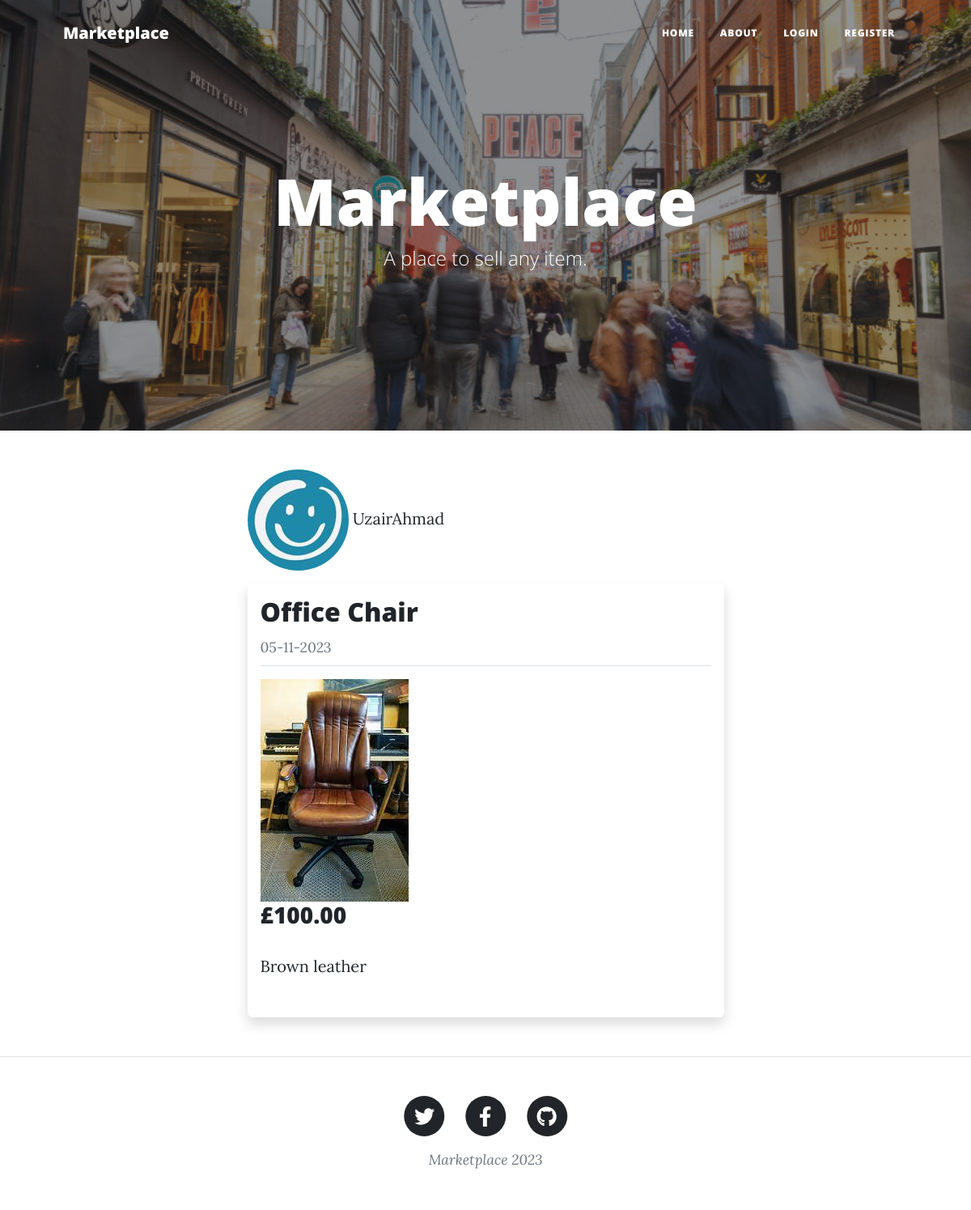
The app's page /listing_24 with its own data.
### flask1/models.py (models this page shows, shortened)
class User(db.Model, UserMixin):
    id = db.Column(db.Integer, primary_key=True)
    username = db.Column(db.String(20), unique=True, nullable=False)
    email = db.Column(db.String(120), unique=True, nullable=False)
    image_file = db.Column(db.String(20), nullable=False, default='default1.jpg')
    password = db.Column(db.String(30), nullable=False)
    posts = db.relationship('Post', backref='seller', lazy=True)

class Post(db.Model):
    id = db.Column(db.Integer, primary_key=True)
    item = db.Column(db.String(50), nullable=False)
    desc = db.Column(db.String(200), nullable=False, default='No description has been added yet.')
    item_image_file = db.Column(db.String(20), nullable=False, default='default2.jpg')
    date_posted = db.Column(db.DateTime, nullable=False, default=datetime.utcnow)
    price = db.Column(db.String(20), nullable=False)
    user_id = db.Column(db.Integer, db.ForeignKey('user.id'), nullable=False)

### flask1/posts/routes.py (the view)
@posts.route("/listing_<int:post_id>")
def post(post_id):
    post = Post.query.get_or_404(post_id)
    return render_template('post.html', title=post.item, post=post)

### flask1/templates/post.html (shortened to what this page needs)
{% extends "layout.html" %}
{% block webcode %}
<header class="masthead" style="background-image: url('static/img/home-bg.jpg')">
    <div class="container position-relative px-4 px-lg-5">
        <div class="row gx-4 gx-lg-5 justify-content-center">
            <div class="col-md-10 col-lg-8 col-xl-7">
                <div class="site-heading">
                    <h1>Marketplace</h1>
                    <span class="subheading">A place to sell any item.</span>
                </div>
            </div>
        </div>
    </div>
</header>
<div class="container px-4 px-lg-5">
  <div class="row gx-4 gx-lg-5 justify-content-center">
    <div class="col-md-10 col-lg-8 col-xl-7">
      <a class="mr-2" href="{{ url_for('user.user_listings', username=post.seller.username) }}">
        <img class="rounded-circle article-img" src="{{ url_for('static', filename='images/' + post.seller.image_file) }}">
        {{ post.seller.username }}
      </a>
      <div class="shadow p-3 mb-5 mt-3 bg-body-tertiary rounded">
        <h2 class="article-title">{{ post.item }}</h2>
        <small class="text-muted">{{ post.date_posted.strftime('%d-%m-%Y') }}</small>
        <hr class="mb-3 mt-2">
        <img class="img-fluid" src="{{ url_for('static', filename='images/' + post.item_image_file) }}">
        <h3 class="article-content">{{ post.price }}</h3>
        <p class="article-content">{{ post.desc }}</p>
      </div>
    </div>
  </div>
</div>
{% endblock %}

### records on screen
User: image_file (picture), seller.username "UzairAhmad"
Post: item "Office Chair", date_posted "05-11-2023", item_image_file (picture), price "£100.00", desc "Brown leather"
